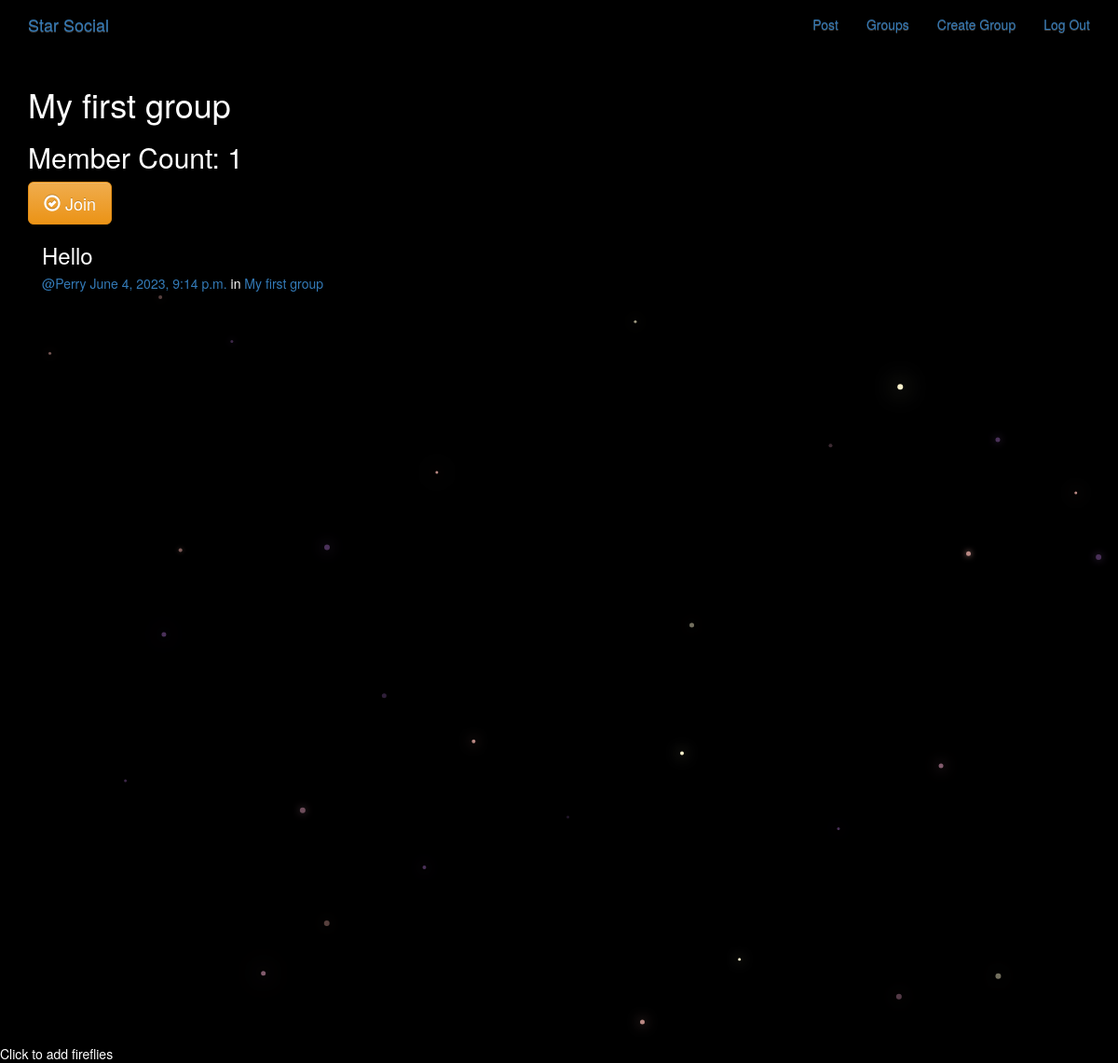
The page /groups/posts/my-first-group/ (signed in) on the database its author committed.
### groups/models.py (models this page shows, shortened)
class Group(models.Model):
    name = models.CharField(max_length=256, unique=True)
    slug = models.SlugField(allow_unicode=True, unique=True)
    description = models.TextField(blank=True, default='')
    description_html = models.TextField(editable=False, default='', blank=True)
    members = models.ManyToManyField(User, through='GroupMember')
    class Meta:
        ordering = ['name']

### posts/models.py (models this page shows, shortened)
class Post(models.Model):
    user = models.ForeignKey(User, related_name="posts",
                             on_delete=models.CASCADE)
    created_at = models.DateTimeField(auto_now=True)
    message = models.TextField()
    message_html = models.TextField(editable=False)
    group = models.ForeignKey(
        Group, related_name="posts", null=True, blank=True, on_delete=models.CASCADE)
    class Meta:
        ordering = ["-created_at"]
        unique_together = ["user", "message"]

### groups/views.py (the view)
# urls.py: path("posts/<slug:slug>/", views.SingleGroup.as_view(), name='single'),
class SingleGroup(generic.DetailView):
    model = Group

### groups/templates/groups/group_detail.html
{% extends "groups/group_base.html" %}
{% block pregroup %}
<h1>{{group.name}}</h1>
<h2> Member Count: {{group.members.count}}</h2>
<div class="content">
    {% if user in group.members.all %}
    <a href="{% url 'groups:leave' slug=group.slug %}" class="btn btn-lg btn-fill btn-warning"><span
            class="glyphicon glyphicon-remove-circle"></span> Leave</a>
    {% else %}
    <a href="{% url 'groups:join' slug=group.slug %}" class="btn btn-lg btn-fill btn-warning"><span
            class="glyphicon glyphicon-ok-circle"></span> Join</a>
    {% endif %}
</div>
{% endblock %}
{% block group_content %}
<div class="col-md-8">
    {% if group.posts.count == 0 %}
    <h2>No posts in this group yet!</h2>
    {% else %}
    {% for post in group.posts.all %}
    {% include "posts/_post.html" %}
    {% endfor %}
    {% endif %}
</div>
{% endblock %}

### posts/templates/posts/_post.html (shortened to what this page needs)
<div class="post media">
    <h3>{{ post.message_html|safe }}</h3>
    <div class="media-body">
        <h5 class="media-heading">
            <span class="username"><a
                    href="{% url 'posts:for_user' username=post.user.username %}">@{{post.user.username}}</a></span>
            <time class="time"><a
                    href="{% url 'posts:single' username=post.user.username pk=post.pk %}">{{post.created_at}}</a></time>
            {% if post.group %}
            <span class="group-name">in <a href="">{{ post.group.name }}</a></span>
            {% endif %}
        </h5>
    </div>
</div>

### static/simplesocial/css/master.css (style rules this page uses)
body { margin: 0; overflow: hidden; background-color: black; color: white; }

### rows shown on the page
Group: name "My first group", members.count "1"
Post: message_html "Hello", user.username "Perry", created_at "June 4, 2023, 9:14 p.m.", group.name "My first group"
